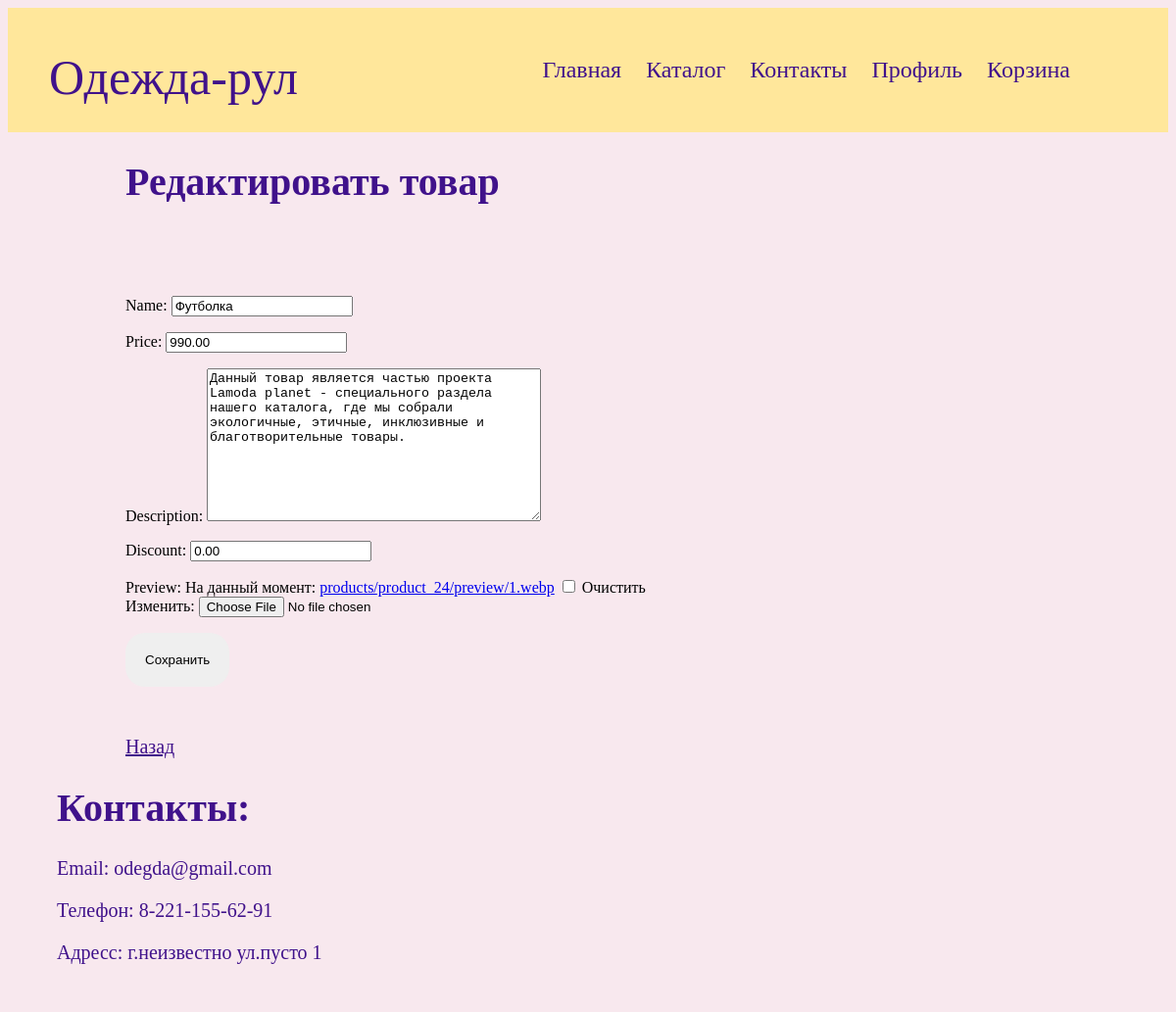
Screenshot of /products/update/24/ (signed in) with the database file from the repository.
### shopapp/models.py (models this page shows)
class Product(models.Model):
    class Meta:
        ordering = ["name", "price"]
    name = models.CharField(max_length=100)
    description = models.TextField(null=False, blank=True)
    price = models.DecimalField(default=0, max_digits=8, decimal_places=2)
    discount = models.DecimalField(default=0, max_digits=8, decimal_places=2)
    created_at = models.DateTimeField(auto_now_add=True)
    views_count = models.DecimalField(default=0, max_digits=8, decimal_places=0)
    preview = models.ImageField(null=True, blank=True, upload_to=product_preview_directory_path)

### shopapp/views.py (the view, shortened to what this page needs)
# urls.py: path("products/update/<int:pk>/", ProductUpdateView.as_view(), name="product_update"),
class ProductUpdateView(PermissionRequiredMixin, UpdateView):
    permission_required = "shopapp.change_product"
    model = Product
    fields = "name", "price", "description", "discount", "preview"
    template_name_suffix = "_update_form"

### shopapp/templates/shopapp/product_update_form.html (shortened to what this page needs)
{% extends 'shopapp/base.html' %}
{% block body %}
  <h1 style="padding-left: 120px; color: #40128B; font-size: 40px;">Редактировать товар</h1>
  <div>
    <form method="POST" enctype="multipart/form-data"  style="padding-left: 120px; padding-bottom: 50px; padding-top: 50px;">
      {{ form.as_p }}
      <button style="padding: 20px; border-radius: 20px; border: none; cursor: pointer; " type="submit" type="submit">Сохранить</button>
    </form>
  </div>
  <div>
        <a style="padding-left: 120px; text-decoration: underline; color: #40128B; font-size: 20px;" href="{% url 'shopapp:product_details' pk=object.pk %}">Назад</a>
  </div>
{% endblock %}

### shopapp/static/shopapp/css/style.css (style rules this page uses)
body { background-color: #FFBDF7; }

### shopapp/static/shopapp/css/index.css (style rules this page uses)
body, .contacts_footer { background-color: #40128B; }

### rows the page displays
Product: name "Футболка", price "990.00", description "Данный товар является частью проекта Lamoda planet - специального раздела нашего каталога, где мы собрали экологичные, этичные, инклюзивные и благотворительные товары.", discount "0.00"
